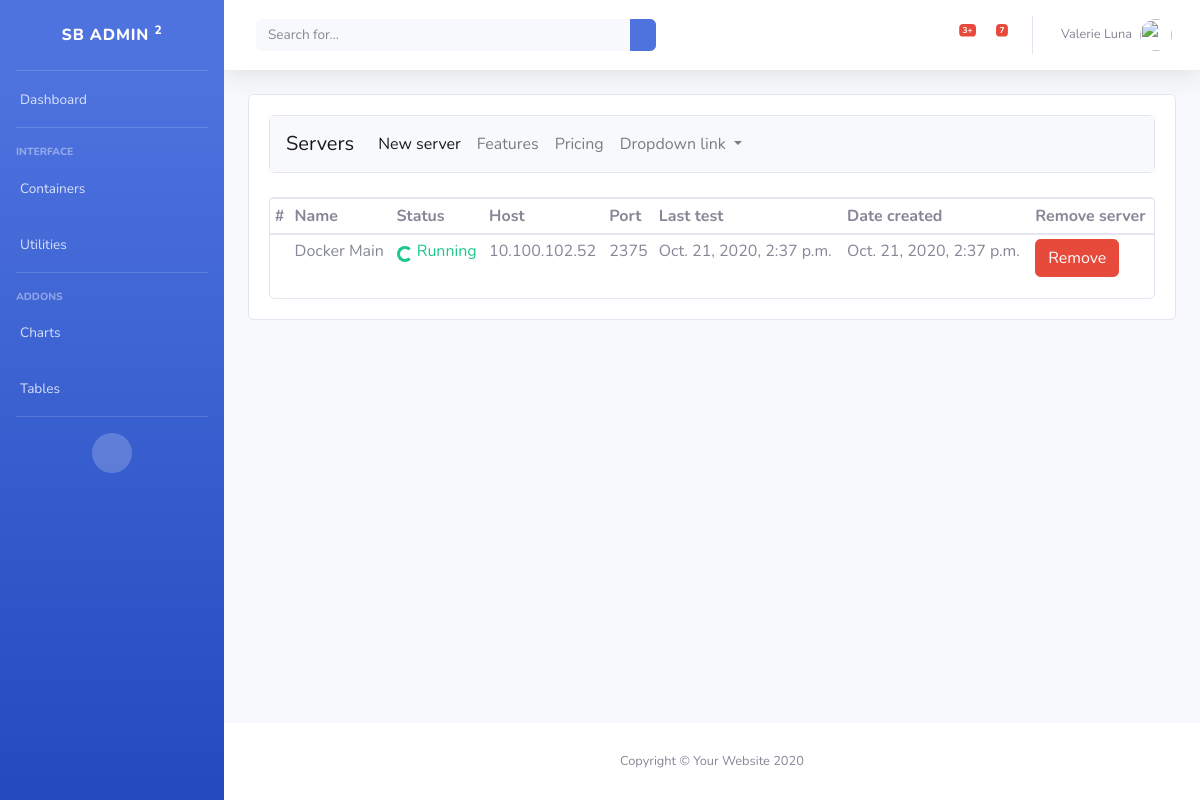
/servers/, run on an earlier commit of the app's database.
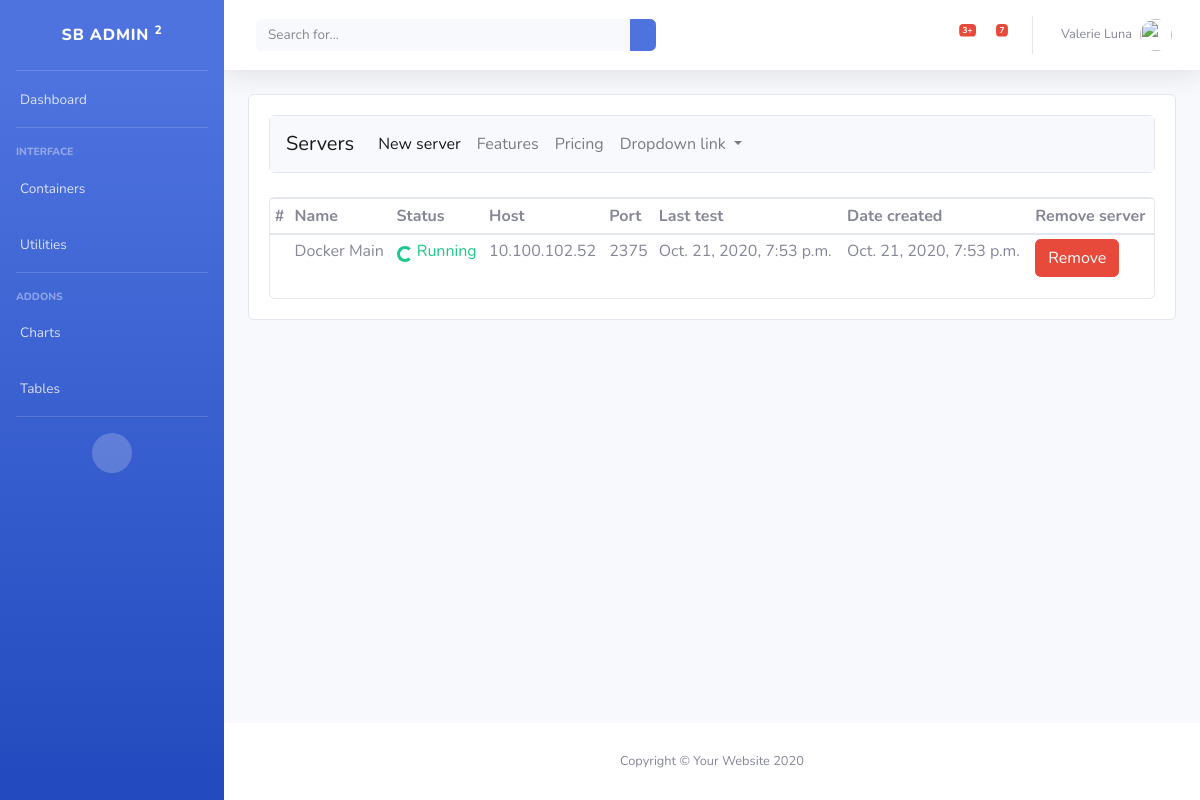
And on a later commit of the database.
### servers/models.py (models this page shows, shortened)
class server(models.Model):
    name = models.CharField(max_length=250, unique=True, default=None)
    host = models.CharField(max_length=50, primary_key=True, unique=True)
    port = models.PositiveIntegerField()
    dateCreated = models.DateTimeField(auto_now_add=True, blank=True)
    lastCheck = models.DateTimeField(auto_now_add=True)
    status = models.BooleanField(default=False, editable=False)

### servers/views.py (the view)
# urls.py: path('', views.index, name="index_containers"),
def index(request):
    servers = server.objects.all()
    data = {"title":"servers", "servers":servers}
    return render(request, 'servers.html', data)

### servers/templates/servers.html (shortened to what this page needs)
{%extends 'base_servers.html'%}
{%block servers%}
    <table class="table table-hover table-sm">
      <thead>
        <tr>
          <th scope="col">#</th>
          <th scope="col">Name</th>
          <th scope="col">Status</th>
          <th scope="col">Host</th>
          <th scope="col">Port</th>
          <th scope="col">Last test</th>
          <th scope="col">Date created</th>
          <th scope="col">Remove server</th>
        </tr>
      </thead>
      <tbody>
      {%for server in servers%}
        <tr>
          <th scope="row">{{loop.index}}</th>
          <td>{{server.name}}</td>
          <td>
            {%if server.status == True%}
              <div class="spinner-border spinner-border-sm text-success" role="status">
              </div>
              <span class="text text-success"> Running</span>
            {%else%}
              <div class="spinner-grow text-danger" role="status">
                <span class="sr-only">Up</span>
              </div>
            {%endif%}
          </td>
          <td>{{server.host}}</td>
          <td>{{server.port}}</td>
          <td>{{server.lastCheck}}</td>
          <td>{{server.dateCreated}}</td>
          <td>
            <form method="post" action="{% url 'remove_server'%}" >
              <input class="btn btn-danger" value="Remove" type="submit">
            </form>
          </td>
        </tr>
      {%endfor%}
      </tbody>
    </table>
{%endblock%}

What changed in the data, as far as the page shows it:
changed server "Docker Main": lastCheck "Oct. 21, 2020, 2:37 p.m." → "Oct. 21, 2020, 7:53 p.m."; dateCreated "Oct. 21, 2020, 2:37 p.m." → "Oct. 21, 2020, 7:53 p.m."
